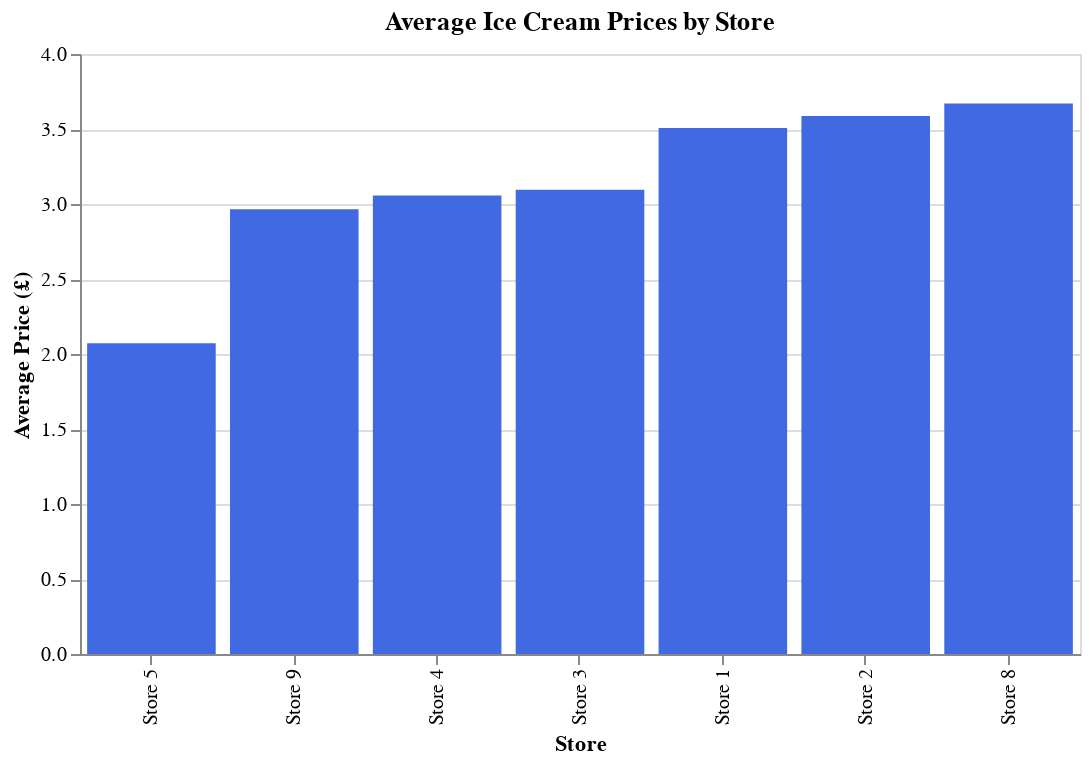

The notebook cell this image was saved under:
### Code cell
# Calculate average price by store
store_avg_prices = ice_cream_df.groupby('store_id')['price'].mean().reset_index()
store_avg_prices.columns = ['store_id', 'avg_price']

# Create store labels
store_avg_prices['store_label'] = 'Store ' + store_avg_prices['store_id'].astype(str)

# Sort by price (ascending)
store_avg_prices = store_avg_prices.sort_values('avg_price', ascending=True)

# Create Altair bar chart
import altair as alt

alt.Chart(store_avg_prices).mark_bar(
    color='#4169E1'
).encode(
    x=alt.X('store_label:N', title='Store', sort=None),
    y=alt.Y('avg_price:Q', title='Average Price (£)')
).properties(
    title='Average Ice Cream Prices by Store',
    width=500,
    height=300
)

### Figure 1 — Vega-Lite specification as saved in the notebook (floating-point values rounded to 4 significant figures)
{"config": {"view": {"continuousWidth": 300, "continuousHeight": 300}}, "data": {"name": "data-ba82b7d11a44366e237f86c442068f56"}, "mark": {"type": "bar", "color": "#4169E1"}, "encoding": {"x": {"field": "store_label", "sort": null, "title": "Store", "type": "nominal"}, "y": {"field": "avg_price", "title": "Average Price (£)", "type": "quantitative"}}, "height": 300, "title": "Average Ice Cream Prices by Store", "width": 500, "$schema": "https://vega.github.io/schema/vega-lite/v5.20.1.json", "datasets": {"data-ba82b7d11a44366e237f86c442068f56": [{"store_id": 5, "avg_price": 2.072, "store_label": "Store 5"}, {"store_id": 9, "avg_price": 2.965, "store_label": "Store 9"}, {"store_id": 4, "avg_price": 3.056, "store_label": "Store 4"}, {"store_id": 3, "avg_price": 3.094, "store_label": "Store 3"}, {"store_id": 1, "avg_price": 3.507, "store_label": "Store 1"}, {"store_id": 2, "avg_price": 3.587, "store_label": "Store 2"}, {"store_id": 8, "avg_price": 3.669, "store_label": "Store 8"}]}}
